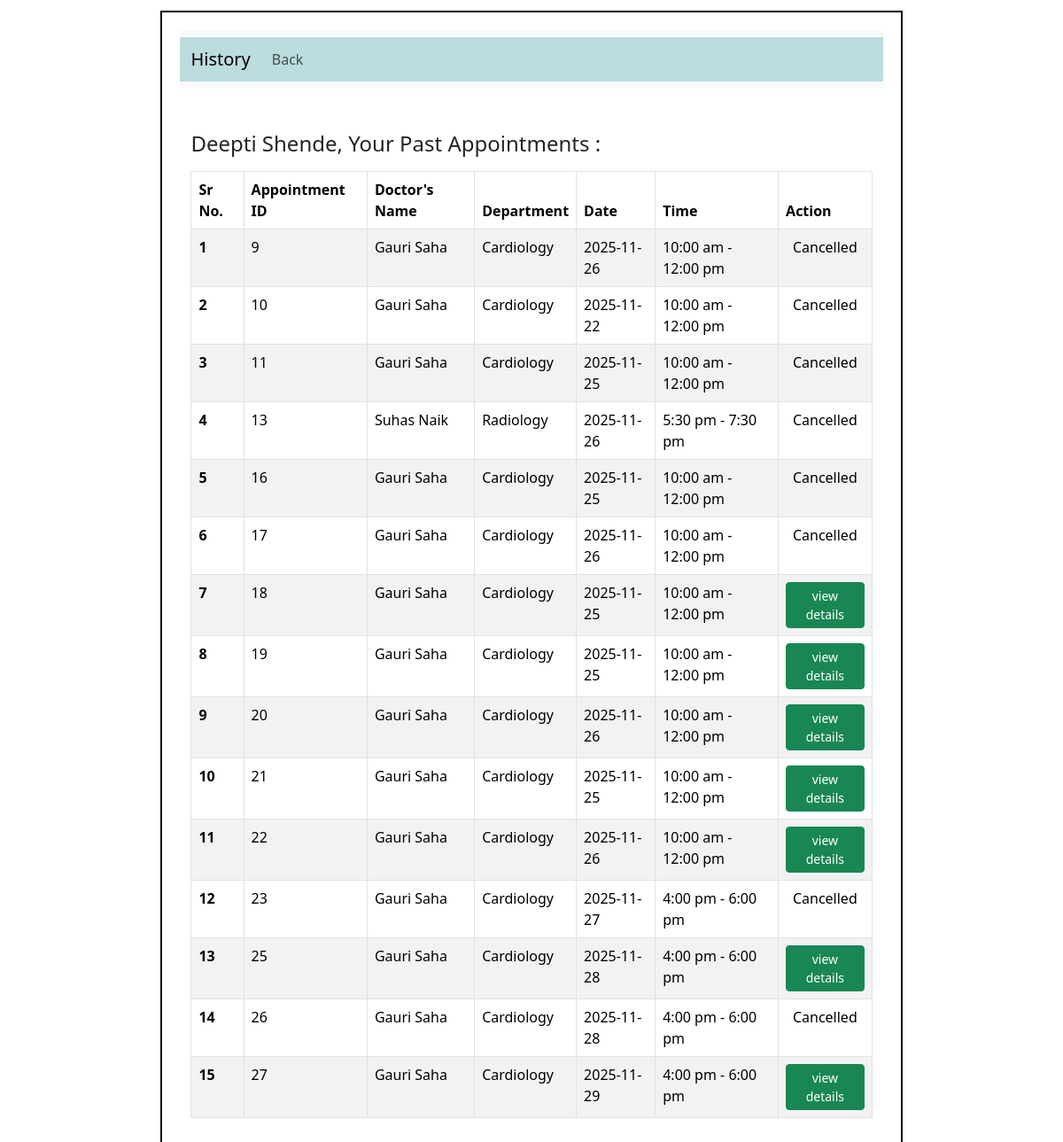
Screenshot of /patient/3/past_appointments with the database file from the repository.
### application/models.py (models this page shows)
class Patient(db.Model):
    __tablename__ = "Patient"
    patient_id = db.Column(db.Integer, primary_key=True)
    name = db.Column(db.String(), nullable=False)
    phone = db.Column(db.String())
    age = db.Column(db.Integer)
    gender = db.Column(db.String())
    email = db.Column(db.String(), unique=True)
    username = db.Column(db.String(), unique=True, nullable=False)
    password = db.Column(db.String(), nullable=False)
    address = db.Column(db.String())
    patient_type = db.Column(db.String(), default='OPD')  # OPD/IPD
    status = db.Column(db.String(), default='Active')
    consultant = db.Column(db.Integer, db.ForeignKey('Doctor.doctor_id'))  #foreignkey
    appointments = db.relationship('Appointment', backref='patient', lazy=True)  # relationship
    treatment = db.relationship('Treatment', backref='patient', lazy=True) #realtionship

class Appointment(db.Model):
    __tablename__ = "Appointment"
    appointment_id = db.Column(db.Integer, primary_key=True)
    date = db.Column(db.String() , nullable=False)
    time = db.Column(db.String(), nullable=False)
    status = db.Column(db.String(), default='Upcoming', nullable=False)
    doctor_id = db.Column(db.Integer, db.ForeignKey('Doctor.doctor_id'))   #foreignkey
    patient_id = db.Column(db.Integer, db.ForeignKey('Patient.patient_id'))  #foreignkey

class Doctor(db.Model):
    __tablename__ = "Doctor"
    doctor_id = db.Column(db.Integer, primary_key=True)
    name = db.Column(db.String(), nullable = False)
    phone = db.Column(db.String(), nullable = False)
    age = db.Column(db.Integer, nullable = False)
    gender = db.Column(db.String(), nullable = False)
    email = db.Column(db.String(), unique=True, nullable = False)
    username = db.Column(db.String(), unique=True, nullable=False)
    password = db.Column(db.String(), nullable=False)
    appointments = db.relationship('Appointment', backref='doctor', lazy=True)  # relationship
    dept_id= db.Column(db.Integer, db.ForeignKey('Department.department_id'))    #foreignkey
    role = db.Column(db.String())
    info = db.Column(db.String())
    exp_year = db.Column(db.Integer)

class Department(db.Model):
    __tablename__ = "Department"
    department_id = db.Column(db.Integer, primary_key = True)
    department_name = db.Column(db.String(), nullable=False)
    info = db.Column(db.String(), nullable=False)
    doctors = db.relationship('Doctor', backref='dept', lazy=True) #relationship

### application/controllers.py (the view)
@app.route("/patient/<int:pat_id>/past_appointments", methods=['GET'])
def past_appointments(pat_id):
    patient = Patient.query.filter_by(patient_id=pat_id).first()
    appoint = Appointment.query.filter(Appointment.patient_id==patient.patient_id, Appointment.status.in_(["Completed", "Cancelled"])).all()
    return render_template('p_past_appoint.html', patient=patient, appoint=appoint)

### templates/p_past_appoint.html (shortened to what this page needs)
<!DOCTYPE html>
<html lang="en">
    <head>
        <link rel="stylesheet" href="/static/style.css">
        <link href="https://cdn.jsdelivr.net/npm/bootstrap@5.3.8/dist/css/bootstrap.min.css" rel="stylesheet"
>
    </head>
    <body>
        <div id="main">
            <div id="canvas">
                <nav class="navbar navbar-expand-lg bg-body-tertiary">
                    <div id="nav" class="container-fluid">
                        <a class="navbar-brand">History</a>
                        <div class="collapse navbar-collapse" id="navbarSupportedContent">
                            <ul class="navbar-nav me-auto mb-2 mb-lg-0">
                                <li class="nav-item">
                                    <a class="nav-link" href="/patient/{{patient.patient_id}}">Back</a>
                                </li>
                            </ul>
                    </div>
                </nav>
                <div id="content">
                    <div class="container my-5">
                        <div class="d-flex align-items-center mb-3">
                            <h4 class="m-0 me-2">{{patient.name}}, Your Past Appointments : </h4> <br>
                        </div>
                        <table class="table border table-bordered table-striped">
                            <thead>
                                <tr>
                                    <th scope="col">Sr No.</th>
                                    <th scope="col">Appointment ID</th>
                                    <th scope="col">Doctor's Name</th>
                                    <th scope="col">Department</th>
                                    <th scope="col">Date</th>
                                    <th scope="col">Time</th>
                                    <th scope="col">Action</th>
                                </tr>
                            </thead>
                            <tbody>
                                {% set ns = namespace(found=false, count=0) %}
                                {% for a in appoint %}
                                    {% if a %}
                                    {% set ns.count = ns.count + 1 %}
                                    {% set ns.found = true %}
                                    <tr>
                                        <th scope="row">{{ ns.count }}</th>
                                        <!-- {% set dr = a.doctor %}
                                        {% set dept = dr.dept.department_name %} -->
                                        <td>{{ a.appointment_id }}</td>
                                        <td>{{ a.doctor.name }}</td>
                                        <td>{{ a.doctor.dept.department_name }}</td>
                                        <td>{{ a.date }}</td>
                                        <td>{{ a.time }}</td>
                                        {% if a.status == "Completed" %}
                                        <td class="text-center">
                                            <a href="/view_patient_history/{{a.appointment_id}}" class="btn btn-success btn-sm">view details</a>
                                        </td>
                                        {% elif a.status == "Cancelled" %}
                                            <td class="text-center" > Cancelled</td>
                                        {% endif %}
                                    </tr>
                                    {% endif %}
                                {% endfor %}
                            </tbody>
                        </table>
                </div>
            </div>
        </div>
    </body>
</html>

### static/style.css (style rules this page uses)
* { margin: 0; }
#main,canvas { border: 2px solid white; margin-top: 10px; height: auto; }
#canvas { width: 60%; height: 600px; margin:auto; border: 2px solid black; }
#nav { background: #bcdcde; height: 50px; }

### templates/p_past_appoint.html (style rules this page uses)
#canvas { width: 70%; height: auto; padding: 20px; }

### rows the page displays
Patient: name "Deepti Shende"
Appointment: count "1", appointment_id "9", doctor.name "Gauri Saha", doctor.dept.department_name "Cardiology", date "2025-11-26", time "10:00 am - 12:00 pm", status "Cancelled"
Appointment: count "2", appointment_id "10", doctor.name "Gauri Saha", doctor.dept.department_name "Cardiology", date "2025-11-22", time "10:00 am - 12:00 pm", status "Cancelled"
Appointment: count "3", appointment_id "11", doctor.name "Gauri Saha", doctor.dept.department_name "Cardiology", date "2025-11-25", time "10:00 am - 12:00 pm", status "Cancelled"
Appointment: count "4", appointment_id "13", doctor.name "Suhas Naik", doctor.dept.department_name "Radiology", date "2025-11-26", time "5:30 pm - 7:30 pm", status "Cancelled"
Appointment: count "5", appointment_id "16", doctor.name "Gauri Saha", doctor.dept.department_name "Cardiology", date "2025-11-25", time "10:00 am - 12:00 pm", status "Cancelled"
Appointment: count "6", appointment_id "17", doctor.name "Gauri Saha", doctor.dept.department_name "Cardiology", date "2025-11-26", time "10:00 am - 12:00 pm", status "Cancelled"
Appointment: count "7", appointment_id "18", doctor.name "Gauri Saha", doctor.dept.department_name "Cardiology", date "2025-11-25", time "10:00 am - 12:00 pm"
Appointment: count "8", appointment_id "19", doctor.name "Gauri Saha", doctor.dept.department_name "Cardiology", date "2025-11-25", time "10:00 am - 12:00 pm"
Appointment: count "9", appointment_id "20", doctor.name "Gauri Saha", doctor.dept.department_name "Cardiology", date "2025-11-26", time "10:00 am - 12:00 pm"
Appointment: count "10", appointment_id "21", doctor.name "Gauri Saha", doctor.dept.department_name "Cardiology", date "2025-11-25", time "10:00 am - 12:00 pm"
Appointment: count "11", appointment_id "22", doctor.name "Gauri Saha", doctor.dept.department_name "Cardiology", date "2025-11-26", time "10:00 am - 12:00 pm"
Appointment: count "12", appointment_id "23", doctor.name "Gauri Saha", doctor.dept.department_name "Cardiology", date "2025-11-27", time "4:00 pm - 6:00 pm", status "Cancelled"
Appointment: count "13", appointment_id "25", doctor.name "Gauri Saha", doctor.dept.department_name "Cardiology", date "2025-11-28", time "4:00 pm - 6:00 pm"
Appointment: count "14", appointment_id "26", doctor.name "Gauri Saha", doctor.dept.department_name "Cardiology", date "2025-11-28", time "4:00 pm - 6:00 pm", status "Cancelled"
Appointment: count "15", appointment_id "27", doctor.name "Gauri Saha", doctor.dept.department_name "Cardiology", date "2025-11-29", time "4:00 pm - 6:00 pm"
